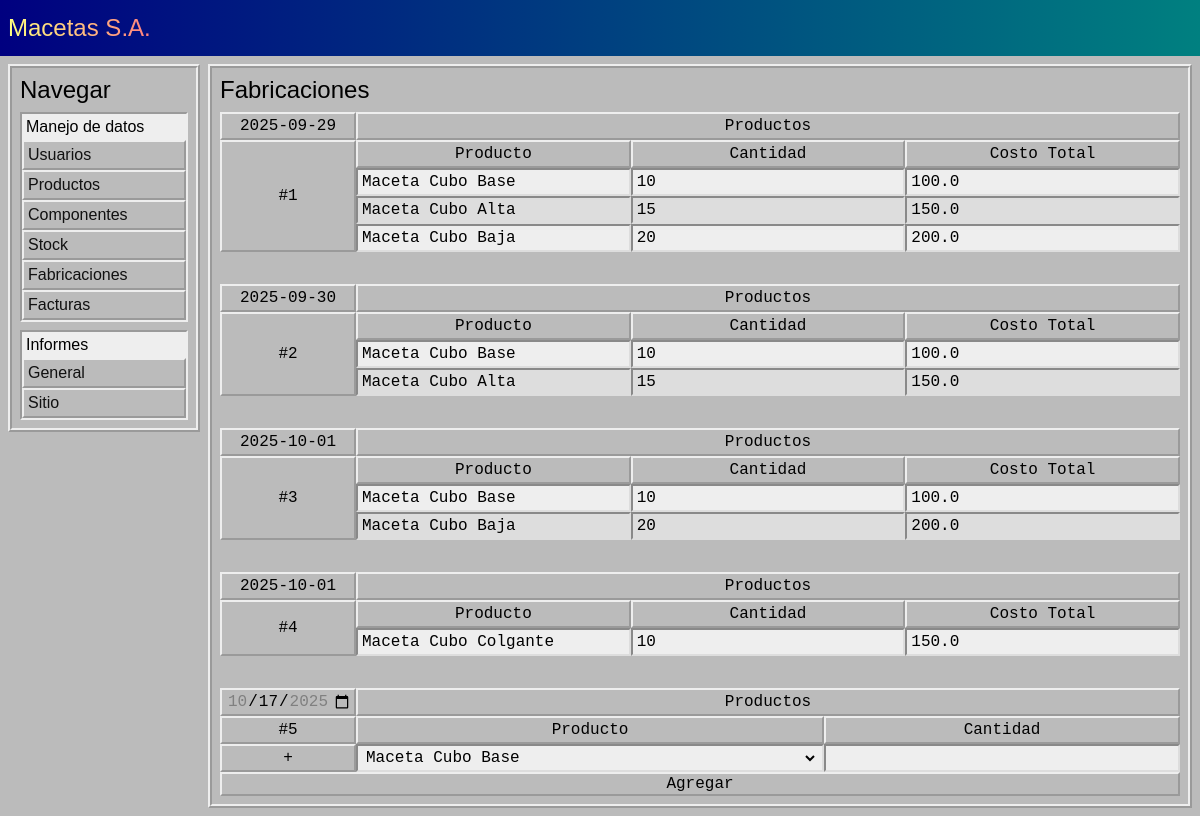
The page /fabricaciones/ on the database its author committed.
### tables this page shows
CREATE TABLE fabricaciones_encabezado (
    id INTEGER PRIMARY KEY AUTOINCREMENT,
    fecha TEXT NOT NULL
);

### app.py (the view)
@APP.route('/fabricaciones/', methods=['GET'])
def Template_Fabricaciones():
    try:
        session['mensajes']
    except KeyError:
        session['mensajes'] = []
    return render_template('/fabricaciones.html', mensajes=session['mensajes'])

### app.py (called while the page is built)
def Get_DB():
    DB = getattr(g, '_database', None)
    if DB is None:
        DB = g._database = sqlite3.connect(DATABASE)
    return DB

@APP.teardown_appcontext
def Close_DB(exception):
    DB = getattr(g, '_database', None)
    if DB is not None:
        DB.close()

### funciones.py (called while the page is built)
def FechaHoy():
    return datetime.datetime.now().strftime('%Y-%m-%d')

def FechaAnterior():
    return (datetime.datetime.now() - datetime.timedelta(days=1)).strftime('%Y-%m-%d')

def FechaSiguiente():
    return (datetime.datetime.now() + datetime.timedelta(days=1)).strftime('%Y-%m-%d')

    def getAll(self):
        self.CUR.execute('SELECT * FROM usuarios')
        query = self.CUR.fetchall()
        usuarios = {}
        for id, username, password, nombres, rol in query:
            usuario = {
                'username' : username,
                'password' : password,
                'nombres' : nombres,
                'rol' : rol
            }
            usuarios[id] = usuario
        return usuarios

    def getRoles(self):
        return ['Administrador', 'Gerente', 'Encargado', 'Operario']

    def getNext(self):
        try:
            id = self.DB.execute('SELECT seq + 1 FROM sqlite_sequence WHERE name = "usuarios"').fetchone()[0]
        except TypeError:
            return 1
        return id

    def getEnabled(self):
        self.CUR.execute('SELECT id, tipo, nombre, modelo, estilo, medidas, printf("%.2f", precio_venta) FROM productos WHERE habilitado == 1')
        query = self.CUR.fetchall()
        productos = {}
        for id, tipo, nombre, modelo, estilo, medidas, precio_venta in query:
            producto = {
                'tipo' : tipo,
                'nombre' : nombre,
                'modelo' : modelo,
                'estilo' : estilo,
                'medidas' : medidas,
                'precio_venta' : float(precio_venta)
            }
            productos[id] = producto
        return productos

    def getNext(self):
        try:
            id = self.DB.execute('SELECT seq + 1 FROM sqlite_sequence WHERE name = "productos"').fetchone()[0]
        except TypeError:
            return 1
        return id

    def getList(self):
        self.CUR.execute("SELECT id, tipo || ' ' || nombre || ' ' || modelo FROM productos WHERE habilitado = 1")
        query = self.CUR.fetchall()
        productos = {}
        for id, texto in query:
            productos[id] = texto
        return productos

### templates/fabricaciones.html (shortened to what this page needs)
<!DOCTYPE html>
<html lang="en">
<head>
    <link rel='stylesheet' href="{{ url_for('static', filename='style.css') }}">
</head>
<body>
    {% include 'header.html' %}
    {% include 'aside.html' %}
    <main>
        <legend>Fabricaciones</legend>
        {% if fabricaciones %}
            {% for id, fabricacion in fabricaciones.items() %}
                <table class="fabricacion">
                    <tr>
                        <th style="width: 8rem;">{{fabricacion['fecha']}}</th>
                        <th colspan="3">Productos</th>
                    </tr>
                    <tr>
                        <th class="id" rowspan="{{ fabricacion['productos']|length + 2 }}">#{{ id }}</th>
                        <th>Producto</th>
                        <th>Cantidad</th>
                        <th>Costo Total</th>
                    </tr>
                    {% for id_producto, producto in fabricacion['productos'].items() %}
                        <tr>
                            <td>
                                <input type="text" value="{{ productos_lista.get(id_producto) }}" readonly>
                            </td>
                            <td>
                                <input type="number" value="{{ producto['cantidad'] }}" readonly>
                            </td>
                            <td>
                                <input type="number" value="{{ producto['costo_total'] }}" readonly>
                            </td>
                        </tr>
                    {% endfor %}
                </table>
            {% endfor %}
        {% endif %}
        <form action="{{ url_for('Agregar_Fabricacion') }}" method="post">
            <table class="nuevaFabricacion">
                <tr>
                    <th style="width: 8rem;">
                        <input type="date" name="fecha" value="{{ fechaHoy }}" min="{{ fechaAnterior }}" max="{{ fechaSiguiente }}" required style="width: 8rem;">
                    </th>
                    <th colspan="2">Productos</th>
                </tr>
                <tr>
                    <th class="id">#{{ fabricacion_siguiente }}</th>
                    <th>Producto</th>
                    <th>Cantidad</th>
                </tr>
                <tr class="agregarFila">
                    <th class="columnaAcciones" rowspan="1">
                        <span>
                            <input type="button" value="+" onclick="agregarFila(this)">
                        </span>
                    </th>
                    <td>
                        <select name="id_producto" required>
                            {% for id_producto, producto in productos_lista.items() %}
                                <option value="{{ id_producto }}">{{ producto }}</option>
                            {% endfor %}
                        </select>
                    </td>
                    <td>
                        <input type="number" name="cantidad" required step="1" min="0" onmousewheel="controlRueda(event, this, 1)">
                    </td>
                </tr>
                <tr class="columnaAcciones">
                    <th class="columnaAcciones" colspan="3">
                        <span>
                            <input type="submit" value="Agregar">
                        </span>
                    </th>
                </tr>
            </table>
        </form>
    </main>
</body>
</html>

### static/style.css (style rules this page uses)
* { margin: 0; padding: 0; font-family: sans-serif; }
html { --color-celeste: #008080; --color-azul: #000080; --color-negro: #111; --color-grisoscuro: #808080; --color-gris: #BBB; --color-grisclaro: #DDD; --color-blanco: #EEE; --borde-raised: 2px outset var(--color-blanco); --borde-sunken: 2px inset var(--color-blanco); --borde-sunken-inner: 2px inset var(--color-grisclaro); --borde-grooved: 4px groove var(--color-blanco); --borde-ridged: 4px ridge var(--color-blanco); --fuente-grande: 1.5rem; background-color: var(--color-gris); min-height: 100dvh; }
body { padding: 0.5rem; display: grid; grid-template-areas: 'header header' 'aside main'; grid-template-columns: 12rem 1fr; grid-template-rows: 3rem auto; row-gap: 0.5rem; column-gap: 0.5rem; }
main { grid-area: main; padding: 0.5rem; display: flex; row-gap: 0.5rem; flex-direction: column; border: var(--borde-ridged); }
legend { font-size: var(--fuente-grande); }
table { width: 100%; border-spacing: 0; }
table * { font-family: monospace; font-size: 1rem; }
table th { border: var(--borde-raised); font-weight: normal; height: 1.5rem; padding: 0 2px; }
table th.id { width: 3rem; }
table td { border: var(--borde-sunken-inner); background-color: var(--color-blanco); height: 1.5rem; padding: 0 0.25rem; }
table tr:nth-child(even) td { background-color: var(--color-grisclaro); }
table .columnaAcciones { border: unset; padding: 0; }
table .columnaAcciones span { display: flex; flex-direction: row; height: 100%; }
table input { width: 100%; outline: none; }
table input[type=text], table input[type=password], table input[type=number], table input[type=datetime], table input[type=date] { background: none; border: none; }
table input[type=date] { text-align: center; }
table input[type=button], table input[type=submit] { background: var(--color-gris); border: var(--borde-raised); }
table select { background: none; border: none; width: 100%; outline: none; }
table.fabricacion { margin-bottom: 1.5rem; }

### rows shown on the page
fabricaciones_encabezado: fecha "2025-09-29"
fabricaciones_encabezado: fecha "2025-09-30"
fabricaciones_encabezado: fecha "2025-10-01"
fabricaciones_encabezado: fecha "2025-10-01"

### other values the page prints
{{ id }} "1" "2" "3" "4"
{{ fabricacion_siguiente }} "5"
form field id_producto "Maceta Cubo Base"
